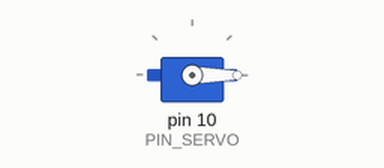
This sketch was run on a simulated Arduino Uno, built with avr-gcc and run on an emulated ATmega328P. Parts: servo.

Above: at 0.1 s.
At 79.0 s:
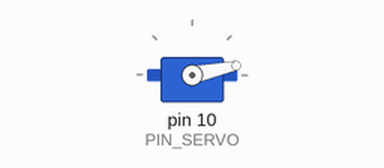
At 128.6 s:
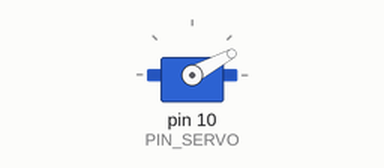
Timing chart, 0 to 130.0 s (numbered marks = the images above):
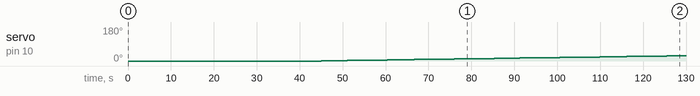

Measured:
- by itself, servo on pin 10 (PIN_SERVO): moves from 0° to 28° over 83.4 s

The sketch:

13C02.ino
```cpp
#include <Servo.h>

#define PIN_SERVO 10
#define INTERVAL_MS 30

int US_0   = 400;
int US_90  = 1400;
int US_180 = 2600;

float _SERVO_SPEED = 0.3;
float START_ANGLE = 0;
float TARGET_ANGLE = 90;
float currAngle = 0;

unsigned long lastUpdate = 0;
Servo myservo;

// ★ 0°, 90°, 180° 펄스 값 기준으로 정확하게 보정해서 계산하는 함수
int angleToUs(float ang) {
  if (ang <= 90) {
    // 0°~90° 구간 : US_0 → US_90 선형 보간
    return US_0 + (US_90 - US_0) * (ang / 90.0);
  } else {
    // 90°~180° 구간 : US_90 → US_180 선형 보간
    return US_90 + (US_180 - US_90) * ((ang - 90.0) / 90.0);
  }
}

void setup() {
  myservo.attach(PIN_SERVO);
  currAngle = START_ANGLE;
  myservo.writeMicroseconds(angleToUs(currAngle));
}

void loop() {
  unsigned long now = millis();
  if (now - lastUpdate < INTERVAL_MS) return;
  lastUpdate = now;

  float step = _SERVO_SPEED * (INTERVAL_MS / 1000.0);

  if (currAngle < TARGET_ANGLE) currAngle += step;
  else if (currAngle > TARGET_ANGLE) currAngle -= step;

  // 목표 도착 시 정확히 값 고정
  if ((TARGET_ANGLE - currAngle) * (TARGET_ANGLE - START_ANGLE) <= 0) {
    currAngle = TARGET_ANGLE;
  }

  myservo.writeMicroseconds(angleToUs(currAngle));
}
```
